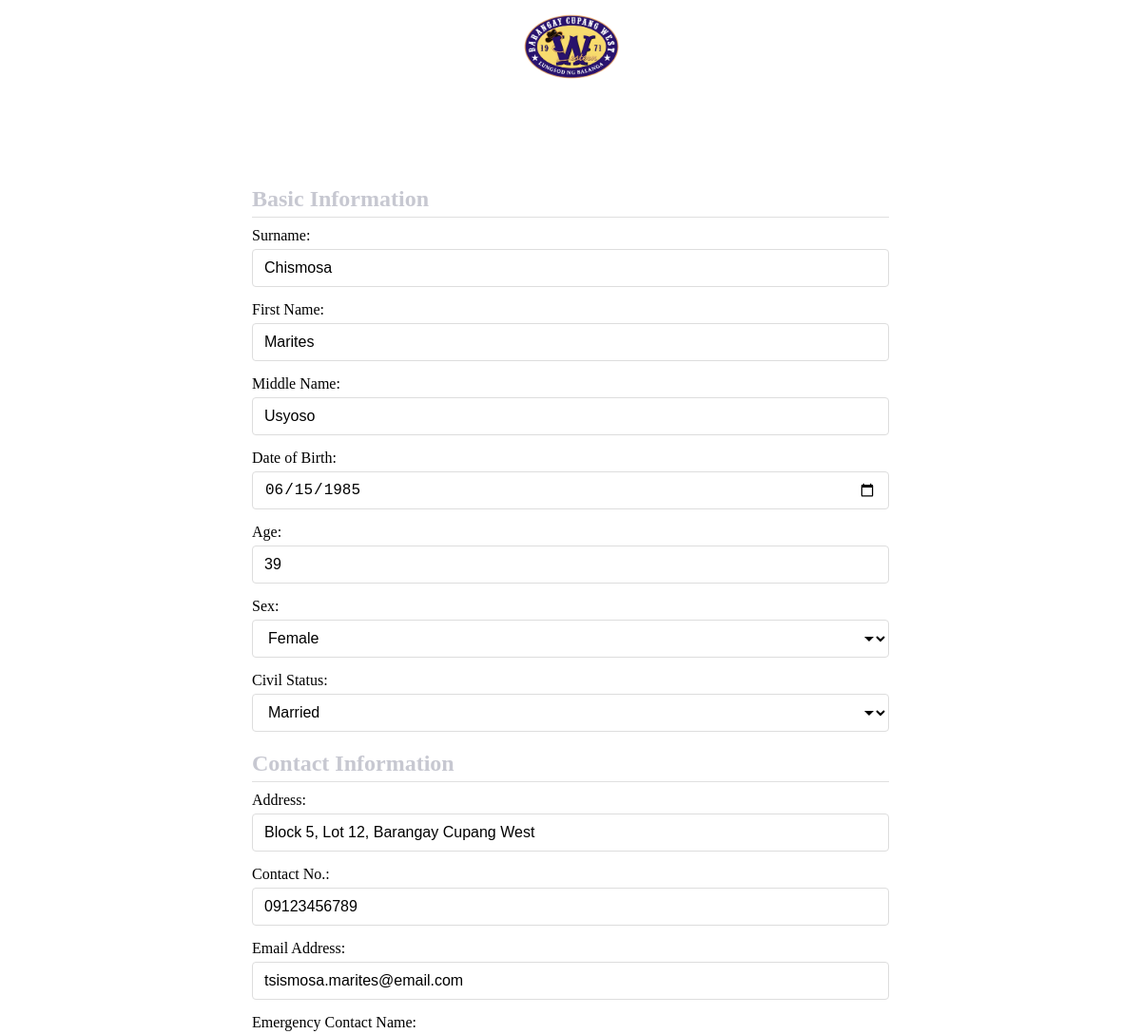
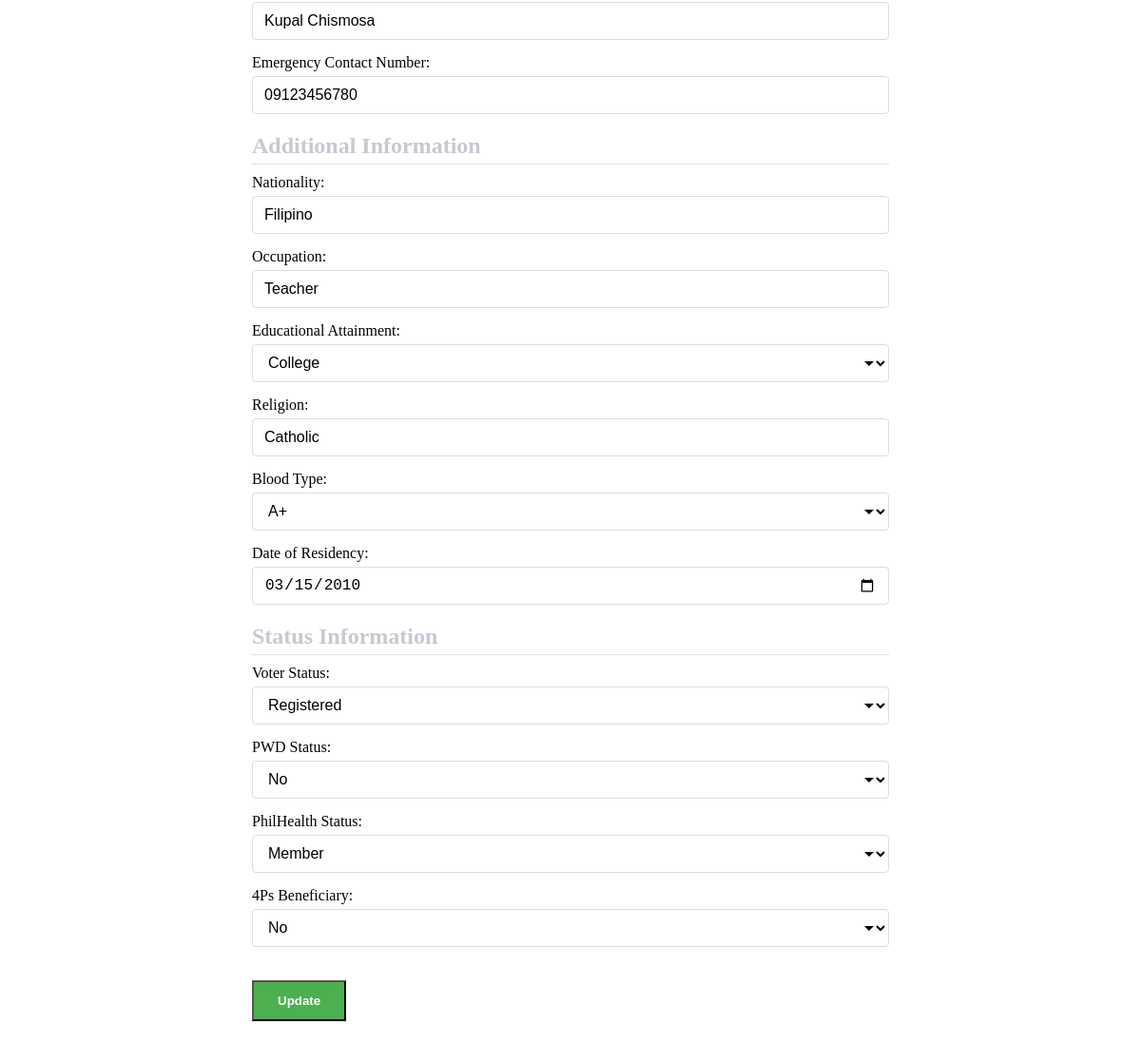
Page /pages/partials/resident-form.php?id=1 on the committed database (2 pictures, top to bottom).
### tables this page shows
CREATE TABLE `residents` (
  `id` int(11) NOT NULL,
  `surname` varchar(50) NOT NULL,
  `firstname` varchar(50) NOT NULL,
  `middlename` varchar(100) DEFAULT NULL,
  `birthdate` date DEFAULT NULL,
  `age` bigint(10) NOT NULL,
  `sex` enum('Male','Female','Others','') NOT NULL,
  `address` varchar(200) NOT NULL,
  `contact` varchar(20) DEFAULT NULL,
  `email` varchar(100) DEFAULT NULL,
  `civil_status` varchar(20) DEFAULT NULL,
  `occupation` varchar(100) DEFAULT NULL,
  `education` varchar(100) DEFAULT NULL,
  `voter_status` varchar(20) DEFAULT NULL,
  `pwd_status` varchar(5) DEFAULT NULL,
  `philhealth_status` varchar(50) DEFAULT NULL,
  `4ps_status` varchar(5) DEFAULT NULL,
  `emergency_contact_name` varchar(255) DEFAULT NULL,
  `emergency_contact_number` varchar(20) DEFAULT NULL,
  `blood_type` varchar(5) DEFAULT NULL,
  `religion` varchar(100) DEFAULT NULL,
  `nationality` varchar(50) DEFAULT 'Filipino',
  `date_of_residency` date DEFAULT NULL
);

### pages/partials/resident-form.php (the view, shortened to what this page needs)
<?php
$conn = getDatabaseConnection();
$resident = [
    'surname' => '',
    'fname' => '',
    'mname' => '',
    'birthdate' => '',
    'age' => '',
    'sex' => '',
    'address' => '',
    'contact' => '',
    'email' => '',
    'civil_status' => '',
    'occupation' => '',
    'education' => '',
    'voter_status' => '',
    'pwd_status' => '',
    'philhealth_status' => '',
    '4ps_status' => '',
    'emergency_contact_name' => '',
    'emergency_contact_number' => '',
    'blood_type' => '',
    'religion' => '',
    'nationality' => 'Filipino',
    'date_of_residency' => ''
];
$isEdit = false;
if (isset($_GET['id'])) {
    $isEdit = true;
    $id = intval($_GET['id']);
    $stmt = $conn->prepare("SELECT surname, firstname, middlename, birthdate, age, sex, address, contact, email,
                          civil_status, occupation, education, voter_status, pwd_status,
                          philhealth_status, 4ps_status, emergency_contact_name, emergency_contact_number,
                          blood_type, religion, nationality, date_of_residency
                          FROM residents WHERE id = ?");
    $stmt->bind_param("i", $id);
    $stmt->execute();
    $stmt->bind_result(
        $resident['surname'], $resident['fname'], $resident['mname'],
        $resident['birthdate'], $resident['age'], $resident['sex'],
        $resident['address'], $resident['contact'], $resident['email'],
        $resident['civil_status'], $resident['occupation'], $resident['education'],
        $resident['voter_status'], $resident['pwd_status'], $resident['philhealth_status'],
        $resident['4ps_status'], $resident['emergency_contact_name'], $resident['emergency_contact_number'],
        $resident['blood_type'], $resident['religion'], $resident['nationality'],
        $resident['date_of_residency']
    );
}
?>
<div class="modal-content-header">
    <img src="../assets/images/logo-cupangwest.png" alt="Cupang West Logo" class="header-logo" />
    <h2><?= $isEdit ? 'Edit Resident' : 'Add New Resident' ?></h2>
</div>
<div class="modal-flex-container">
    <div class="form-container">
        <form id="residentForm" action="../controllers/popupdb.php" method="POST">
            <h2 class="form-section-title">Basic Information</h2>
            <label for="surname">Surname:</label>
            <input type="text" id="surname" placeholder="Surname" name="surname" required value="<?= htmlspecialchars($resident['surname']) ?>" />
            <label for="firstName">First Name:</label>
            <input type="text" id="firstName" placeholder="First Name" name="fname" required value="<?= htmlspecialchars($resident['fname']) ?>" />
            <label for="middleName">Middle Name:</label>
            <input type="text" id="middleName" placeholder="Middle Name" name="mname" value="<?= htmlspecialchars($resident['mname']) ?>" />
            <label for="birthdate">Date of Birth:</label>
            <input type="date" id="birthdate" name="birthdate" value="<?= htmlspecialchars($resident['birthdate']) ?>" onchange="calculateAge()" />
            <label for="age">Age:</label>
            <input type="number" id="age" placeholder="Age" name="age" required min="0" max="120" value="<?= htmlspecialchars($resident['age']) ?>" />
            <label for="sex">Sex:</label>
            <select id="sex" name="sex" required>
                    <option value="Female" <?= $resident['sex'] == 'Female' ? 'selected' : '' ?>>Female</option>
                </select>
            <label for="civil_status">Civil Status:</label>
            <select id="civil_status" name="civil_status">
                <option value="Married" <?= $resident['civil_status'] == 'Married' ? 'selected' : '' ?>>Married</option>
            </select>
            <h2 class="form-section-title">Contact Information</h2>
            <label for="Address">Address:</label>
            <input type="text" id="Address" placeholder="Address" name="address" required value="<?= htmlspecialchars($resident['address']) ?>" />
            <label for="contactNo">Contact No.:</label>
            <input type="text" id="contactNo" placeholder="Contact No." name="contact" value="<?= htmlspecialchars($resident['contact']) ?>" />
            <label for="email">Email Address:</label>
            <input type="email" id="email" placeholder="Email Address" name="email" value="<?= htmlspecialchars($resident['email']) ?>" />
            <label for="emergency_contact_name">Emergency Contact Name:</label>
            <input type="text" id="emergency_contact_name" placeholder="Emergency Contact Name" name="emergency_contact_name" value="<?= htmlspecialchars($resident['emergency_contact_name']) ?>" />
            <label for="emergency_contact_number">Emergency Contact Number:</label>
            <input type="text" id="emergency_contact_number" placeholder="Emergency Contact Number" name="emergency_contact_number" value="<?= htmlspecialchars($resident['emergency_contact_number']) ?>" />
            <h2 class="form-section-title">Additional Information</h2>
            <label for="nationality">Nationality:</label>
            <input type="text" id="nationality" placeholder="Nationality" name="nationality" value="<?= htmlspecialchars($resident['nationality'] ? $resident['nationality'] : 'Filipino') ?>" />
            <label for="occupation">Occupation:</label>
            <input type="text" id="occupation" placeholder="Occupation" name="occupation" value="<?= htmlspecialchars($resident['occupation']) ?>" />
            <label for="education">Educational Attainment:</label>
            <select id="education" name="education">
                <option value="College" <?= $resident['education'] == 'College' ? 'selected' : '' ?>>College</option>
            </select>
            <label for="religion">Religion:</label>
            <input type="text" id="religion" placeholder="Religion" name="religion" value="<?= htmlspecialchars($resident['religion']) ?>" />
            <label for="blood_type">Blood Type:</label>
            <select id="blood_type" name="blood_type">
                <option value="A+" <?= $resident['blood_type'] == 'A+' ? 'selected' : '' ?>>A+</option>
            </select>
            <label for="date_of_residency">Date of Residency:</label>
            <input type="date" id="date_of_residency" name="date_of_residency" value="<?= htmlspecialchars($resident['date_of_residency']) ?>" />
            <h2 class="form-section-title">Status Information</h2>
            <label for="voter_status">Voter Status:</label>
            <select id="voter_status" name="voter_status">
                <option value="Registered" <?= $resident['voter_status'] == 'Registered' ? 'selected' : '' ?>>Registered</option>
            </select>
            <label for="pwd_status">PWD Status:</label>
            <select id="pwd_status" name="pwd_status">
                <option value="No" <?= $resident['pwd_status'] == 'No' ? 'selected' : '' ?>>No</option>
            </select>
            <label for="philhealth_status">PhilHealth Status:</label>
            <select id="philhealth_status" name="philhealth_status">
                <option value="Member" <?= $resident['philhealth_status'] == 'Member' ? 'selected' : '' ?>>Member</option>
            </select>
            <label for="4ps_status">4Ps Beneficiary:</label>
            <select id="4ps_status" name="4ps_status">
                <option value="No" <?= $resident['4ps_status'] == 'No' ? 'selected' : '' ?>>No</option>
            </select>
            <button type="submit" name="<?= $isEdit ? 'residentedit' : 'residentadd' ?>">
                <?= $isEdit ? 'Update' : 'Submit' ?>
            </button>
        </form>
    </div>
</div>

### pages/partials/resident-form.php (style rules this page uses)
.modal-content-header { display: flex; align-items: center; justify-content: center; margin-bottom: 20px; padding-bottom: 15px; border-bottom: 1px solid rgba(255, 255, 255, 0.2); flex-direction: column; text-align: center; }
.modal-content-header h2 { color: white; margin: 10px 0 0 0; font-size: 1.8rem; }
.header-logo { width: 120px; height: auto; margin: 0 auto; }
.modal-flex-container { display: flex; justify-content: center; }
.form-container { width: 100% !important; max-width: 700px; }
.form-section-title { width: 100%; text-align: left; color:rgb(199, 200, 209); margin-top: 20px; margin-bottom: 10px; padding-bottom: 5px; border-bottom: 1px solid #e0e0e0; }
#residentForm input, #residentForm select, #residentForm button { margin: 0 !important; box-sizing: border-box !important; max-width: none !important; min-width: 0 !important; }
#residentForm input[type="text"], #residentForm input[type="number"], #residentForm input[type="email"], #residentForm input[type="date"], #residentForm select { display: block !important; width: 100% !important; height: 40px !important; padding: 8px 12px !important; margin-bottom: 15px !important; border: 1px solid #ddd !important; border-radius: 4px !important; background-color: #fff !important; font-size: 16px !important; line-height: 1.5 !important; }
#residentForm input[type="date"] { -webkit-appearance: none !important; -moz-appearance: none !important; appearance: none !important; }
#residentForm select { background-repeat: no-repeat !important; background-position: right 8px center !important; padding-right: 30px !important; text-overflow: ellipsis !important; }
#residentForm label { display: block !important; margin-bottom: 5px !important; }
#residentForm { padding: 0 15px; }
#residentForm button[type="submit"] { background-color: #4CAF50 !important; color: white !important; font-weight: bold !important; margin-top: 20px !important; padding: 12px 25px !important; width: auto !important; transition: all 0.3s ease !important; }

### rows in the picture
residents: surname "Chismosa", fname "Marites", mname "Usyoso", birthdate "06/15/1985", age "39", sex "Female", civil_status "Married", address "Block 5, Lot 12, Barangay Cupang West", contact "09123456789", email "tsismosa.marites@email.com", emergency_contact_name "Kupal Chismosa", emergency_contact_number "09123456780", nationality "Filipino", occupation "Teacher", education "College", religion "Catholic", blood_type "A+", date_of_residency "03/15/2010", voter_status "Registered", pwd_status "No", philhealth_status "Member", 4ps_status "No"
